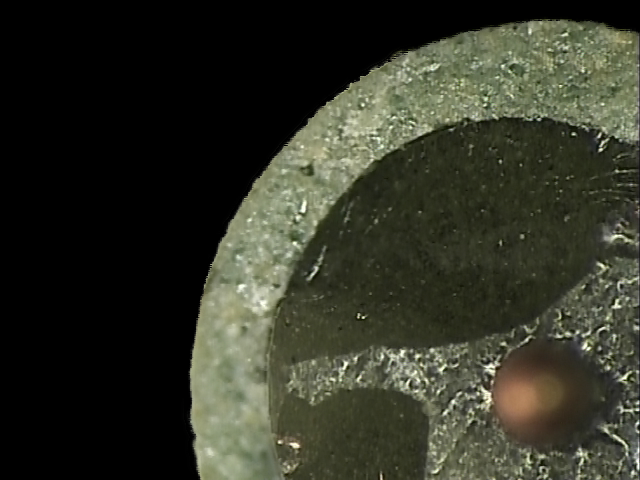
%> input picture 4-003-1.BMP, 640 x 480 px
$ octave lunwen_2.m   (GNU Octave 9; MATLAB toolbox functions it lacks are replaced by stand-ins)
%> lines starting %> are read from the running program, lines starting %| are printed output that depends on the picture


image1=imread('4-003-1.bmp');
%> image1 is the input picture: size 480x640x3 uint8; mean R, G, B 50, 51.9, 39.3
image2=imread('4-003-2.bmp');
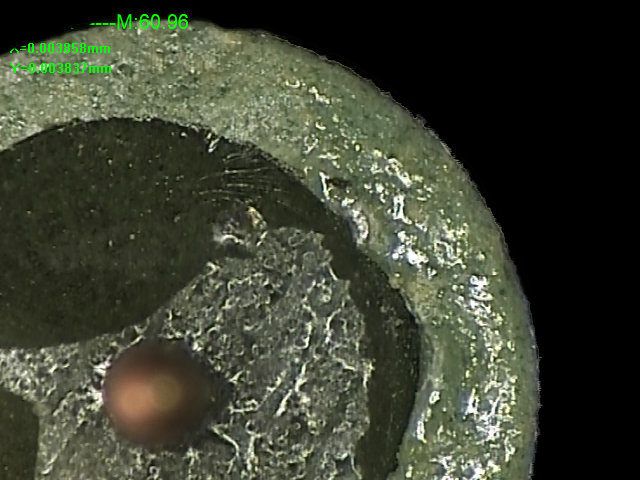
%> input picture 4-003-2.BMP, 640 x 480 px
%> image2 is the input picture: size 480x640x3 uint8; mean R, G, B 60.8, 65.3, 49.6
image3=imread('4-003-3.bmp');
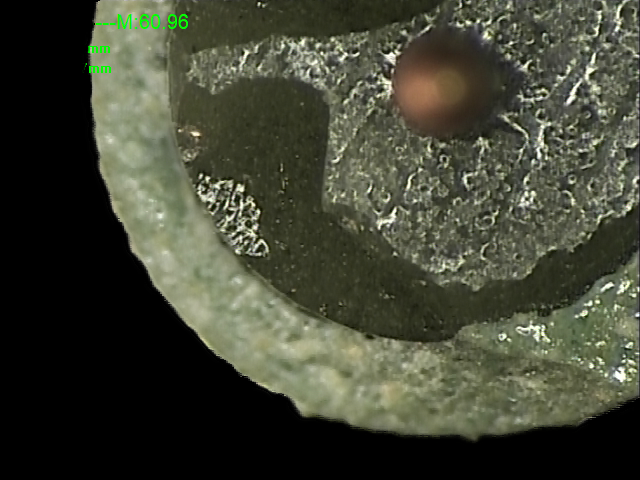
%> input picture 4-003-3.BMP, 640 x 480 px
%> image3 is the input picture: size 480x640x3 uint8; mean R, G, B 65.7, 68.4, 52.9
image4=imread('4-003-4.bmp');
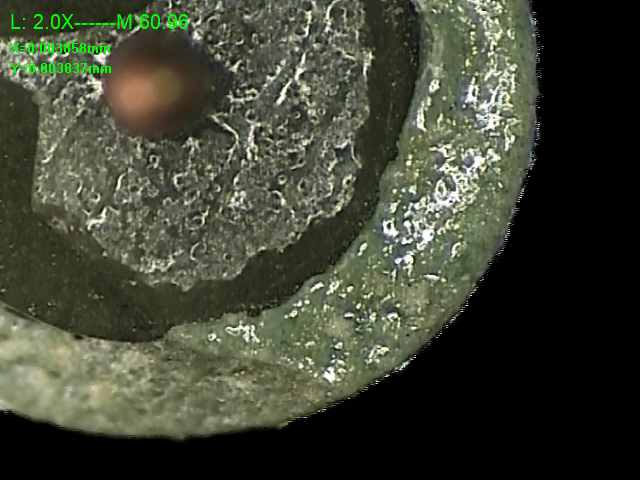
%> input picture 4-003-4.BMP, 640 x 480 px
%> image4 is the input picture: size 480x640x3 uint8; mean R, G, B 64.2, 68.2, 52.7
image5=imread('merge.jpg');
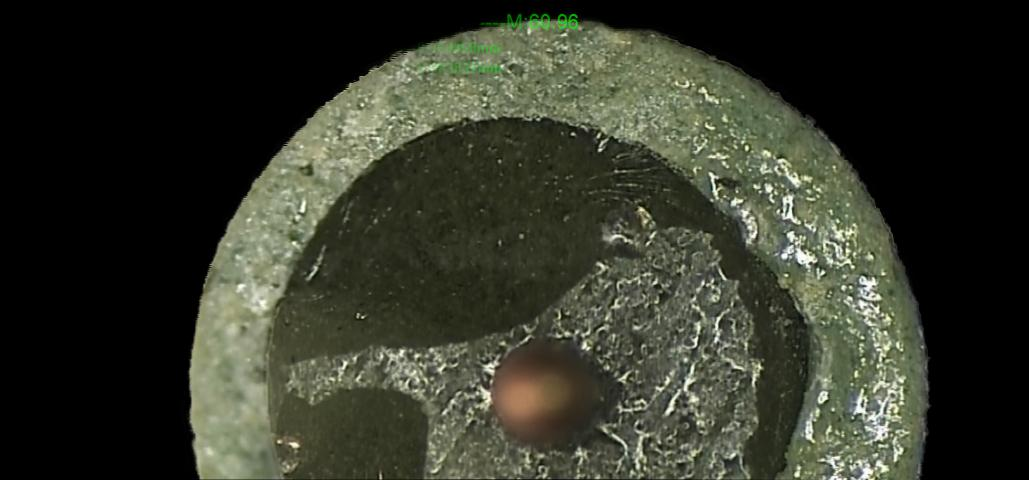
%> input picture merge.jpg, 1029 x 480 px
%> image5 is the input picture: size 480x1029x3 uint8; mean R, G, B 51.2, 54.1, 41.6
image6=imread('merge1.jpg');
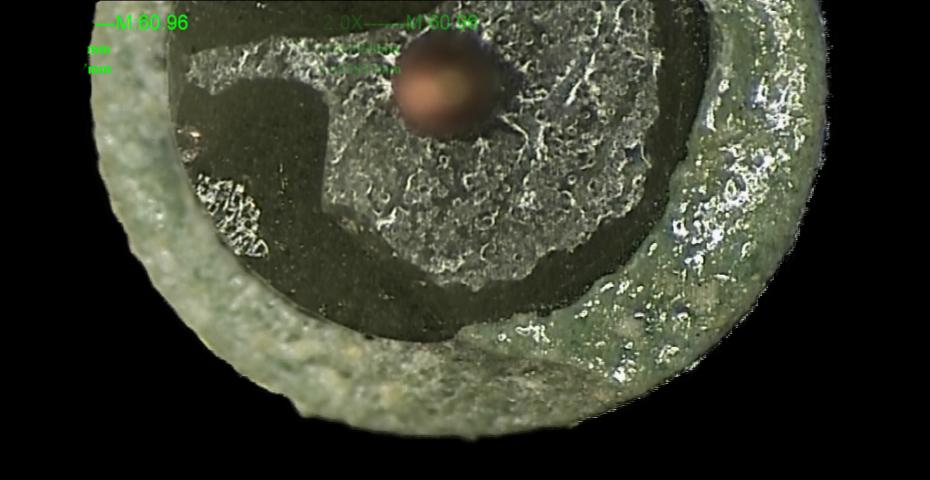
%> input picture merge1.jpg, 930 x 480 px
%> image6 is the input picture: size 480x930x3 uint8; mean R, G, B 58.4, 61.5, 47.9
%> (the run ends here)
